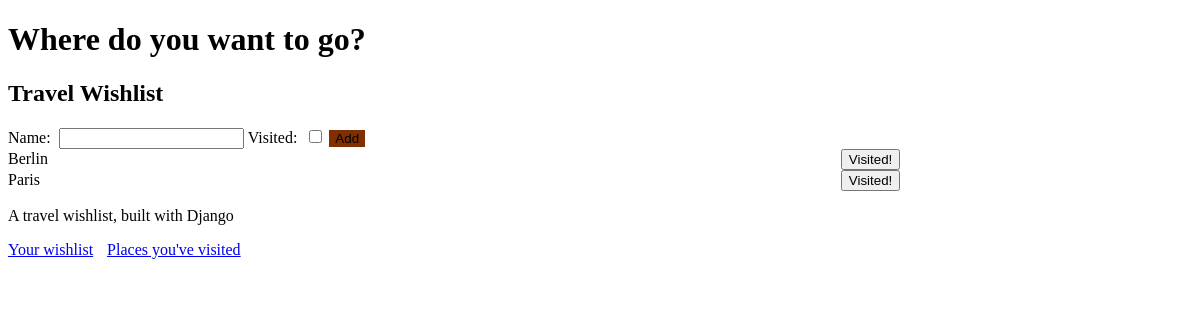
Before: / with the older database file.
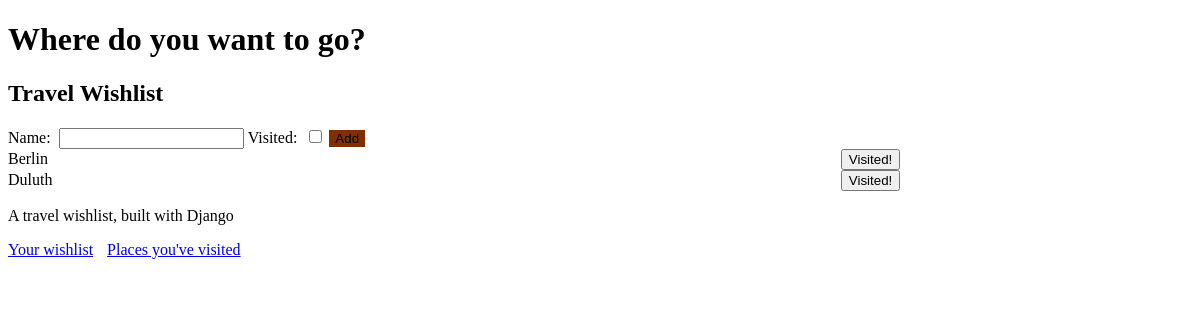
After: the same page with the newer database file.
### travel_wishlist/models.py (models this page shows, shortened)
class Place(models.Model):
    name = models.CharField(max_length=200)
    visited = models.BooleanField(default=False)

### travel_wishlist/views.py (the view)
# urls.py: path( '', views.place_list, name='place_list'),
def place_list(request):
    if request.method == 'POST':
        form = NewPlaceForm(request.POST)#creating  a form from data in the request
        place = form.save()#creating a model object from form
        if form.is_valid():#validation aganists database constraints
            place.save()#saves place to db
            return redirect('place_list')#reloads home page
    places = Place.objects.filter(visited=False).order_by('name')
    new_place_form = NewPlaceForm()#used to create HTML
    return render(request, 'travel_wishlist/wishlist.html', {'places': places, 'new_place_form': new_place_form})

### travel_wishlist/forms.py
class NewPlaceForm(forms.ModelForm):
    class Meta:
        model = Place
        fields = ('name', 'visited')

### travel_wishlist/templates/travel_wishlist/wishlist.html (shortened to what this page needs)
{% extends 'travel_wishlist/base.html' %}
{% block content %}
<h2>Travel Wishlist</h2>
<form method="POST" action="{% url 'place_list' %}">
    {{ new_place_form }}
    <button id="add-new-place" type="submit">Add</button>
</form>
{% for place in places %}
<div class="wishlist=-place">
    <span class="place-name">{{ place.name}}</span>
    <form class="visited-form" method="POST" action="{% url 'place_was_visited' place.pk%}">
        <button>Visited!</button>
    </form>
</div>
{% empty %}
<p>You have no places in your wishlist.</p>
{% endfor %}
{% endblock %}

Changed rows visible on the page:
removed Place: name "Paris"
now on this page (row edited): Place: name "Duluth"
